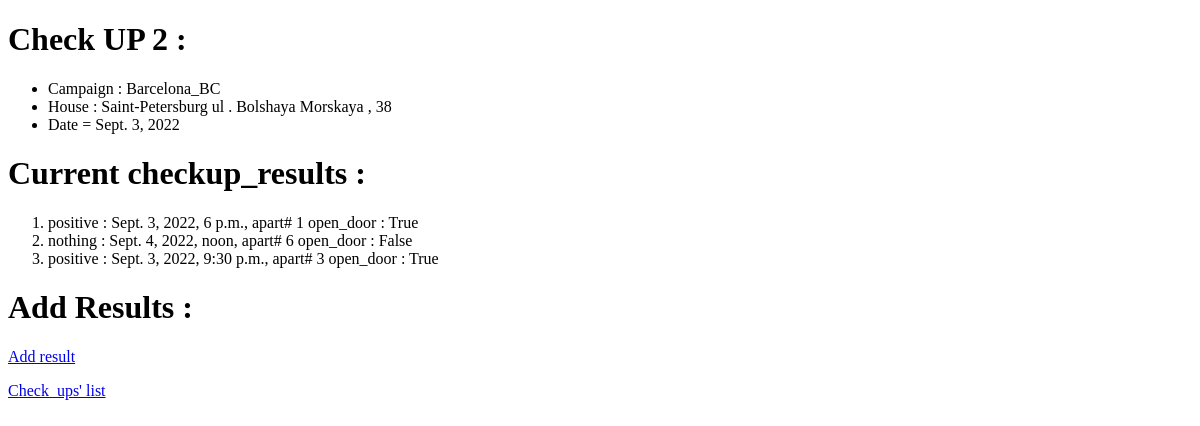
The page /campaigns/cu_index/2 on the database as committed earlier.
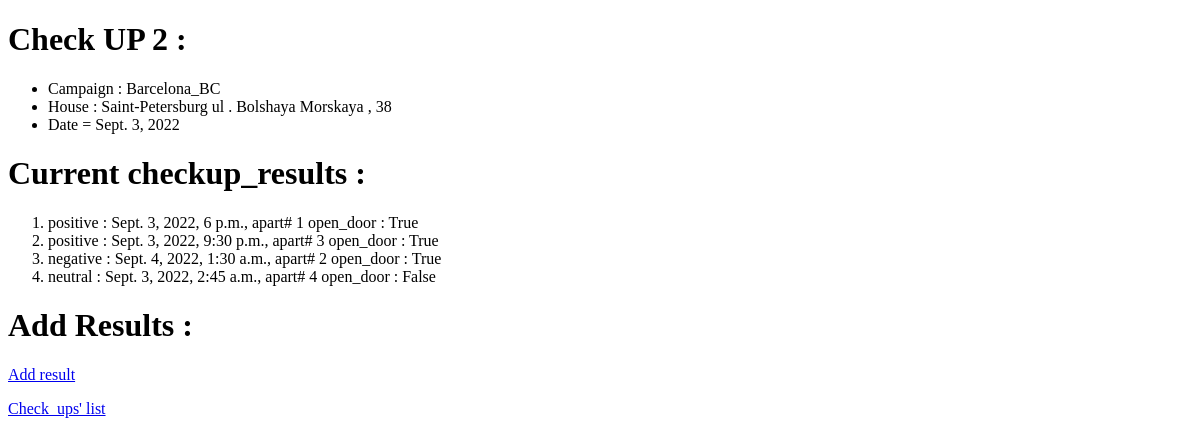
The same page on the database as committed later.
### campaigns/models.py (models this page shows, shortened)
class Checkup(models.Model):
	campaign = models.ForeignKey(Campaign, on_delete = models.CASCADE, related_name = 'departures')
	house = models.ForeignKey(House, on_delete = models.CASCADE, related_name = 'arrivals')
	check_date = models.DateField()

class Campaign(models.Model):
	title = models.CharField(max_length = 64)
	status = models.CharField(max_length = 1)
	supervisor = models.ForeignKey(Supervisor, on_delete = models.CASCADE, related_name = 'controled_by')
	creator = models.ForeignKey(User, on_delete = models.CASCADE, related_name = 'created_by', default = 1)

class House(models.Model):
	city = models.CharField(max_length = 64)
	street_type = models.CharField(max_length = 5)
	street_name = models.CharField(max_length = 64)
	house_number = models.IntegerField()
	qnt_apts = models.IntegerField()
	qnt_strs = models.IntegerField()
	campaigns = models.ManyToManyField(Campaign, blank=True, related_name = 'c_objects')
	def __str__(self):
		return f'\n{self.city}\n {self.street_type} . {self.street_name} , {self.house_number}\n'

class CheckupResults(models.Model):
	checkup = models.ForeignKey(Checkup, on_delete = models.CASCADE, related_name = 'reason')
	apart = models.ForeignKey(Apartment, on_delete = models.CASCADE, related_name = 'answer')
	c_date = models.DateTimeField(blank = True)
	open_door = models.BooleanField(default = False)
	opinion = models.CharField(max_length = 64, blank = True)
	c_name = models.CharField(max_length = 64, blank = True)
	c_phone = models.CharField(max_length = 64, blank = True)
	comments = models.TextField(blank = True)
	class Meta:
		verbose_name = 'CheckupResults'
		verbose_name_plural = 'CheckupResults_list'

class Apartment(models.Model):
	house = models.ForeignKey(House, on_delete = models.CASCADE, related_name = 'from_house')
	staircase = models.IntegerField()
	number = models.IntegerField()
	size = models.IntegerField()
	rooms = models.IntegerField()

### campaigns/views.py (the view)
# urls.py: path('cu_index/<int:checkup_id>', views.checkup, name = 'checkup'),
def checkup(request, checkup_id):
	checkup = Checkup.objects.get(pk=checkup_id)
	house = checkup.house
	aparts = house.from_house.all()
	results = CheckupResults.objects.filter(checkup = checkup)
	return render(request, 'campaigns/checkup.html', {
		'checkup' : checkup,
		'results' : results,
		'aparts' : aparts,
		})

### campaigns/templates/campaigns/checkup.html (shortened to what this page needs)
{% extends 'campaigns/layout.html' %}
{% block body %}
	<h1> Check UP {{checkup.id}} : </h1>
	<ul>
		<li>Campaign : {{checkup.campaign.title}}</li>
		<li>House : {{checkup.house}}</li>
		<li>Date = {{checkup.check_date}}</li>
	</ul>
	<h1> Current checkup_results : </h1>
	<ol>
		{% for result in results %}
			<li>{{result.opinion}} : {{result.c_date}}, apart# {{result.apart.number}} open_door : {{result.open_door}}</li>
		{% empty %}
			<li> no results</li>
		{% endfor %}
	</ol>
	<h1> Add Results : </h1>
	<a href="{% url 'campaigns:add_result' checkup.id %}"> Add result</a>
	<a href = "{% url 'campaigns:cu_index' %}"> Check_ups' list </a>
{% endblock %}

### campaigns/templates/campaigns/layout.html (shortened to what this page needs)
<!DOCTYPE html>
<html>
<head>
</head>
<body>
	{% block body %}
	{% endblock %}
</body>
</html>

Rows that differ between the two databases and show on the page:
removed CheckupResults: opinion "nothing", c_date "Sept. 4, 2022, noon", apart.number "6", open_door "False"
added CheckupResults: opinion "negative", c_date "Sept. 4, 2022, 1:30 a.m.", apart.number "2", open_door "True"
added CheckupResults: opinion "neutral", c_date "Sept. 3, 2022, 2:45 a.m.", apart.number "4", open_door "False"
